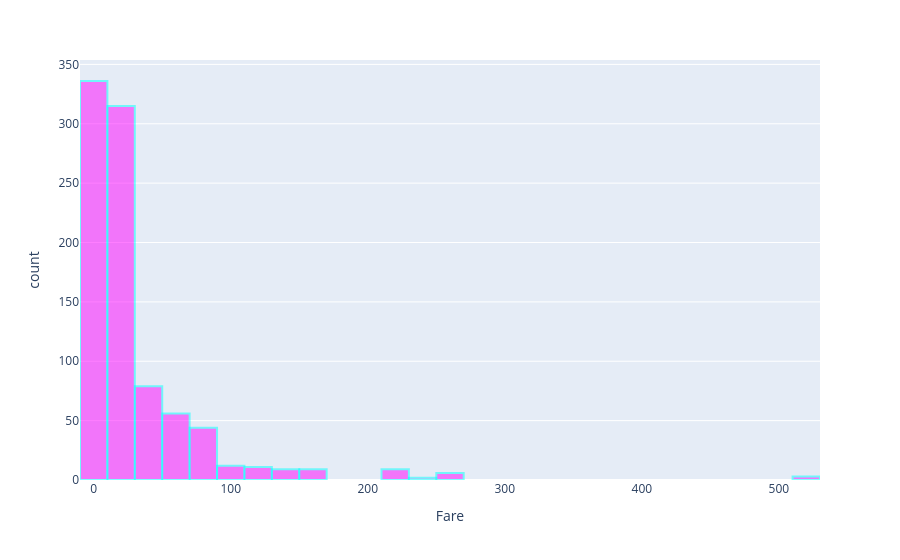

The code cell stored with this chart in its notebook:
### Markdown cell above
## Use Plotly Express to make charts more interactive

### Code cell
fig = px.histogram(train, x="Fare", nbins=50)
fig.update_traces(marker={'color': 'magenta', 
                          'opacity': 0.5, 
                          'line': {'width':2, 'color':'cyan'}})
fig.show()

### Figure 1 — Plotly figure (JSON) as saved in the notebook; plotly's stock layout.template omitted (floating-point values rounded to 4 significant figures; data arrays with more than 128 entries replaced by an {"elided": "..."} marker saying what was removed)
{"data": [{"bingroup": "x", "hovertemplate": "Fare=%{x}<br>count=%{y}<extra></extra>", "legendgroup": "", "marker": {"color": "magenta", "line": {"color": "cyan", "width": 2}, "opacity": 0.5, "pattern": {"shape": ""}}, "name": "", "nbinsx": 50, "orientation": "v", "showlegend": false, "type": "histogram", "x": {"elided": "891 float values"}, "xaxis": "x", "yaxis": "y"}], "layout": {"barmode": "relative", "legend": {"tracegroupgap": 0}, "margin": {"t": 60}, "xaxis": {"anchor": "y", "domain": [0, 1], "title": {"text": "Fare"}}, "yaxis": {"anchor": "x", "domain": [0, 1], "title": {"text": "count"}}}}
